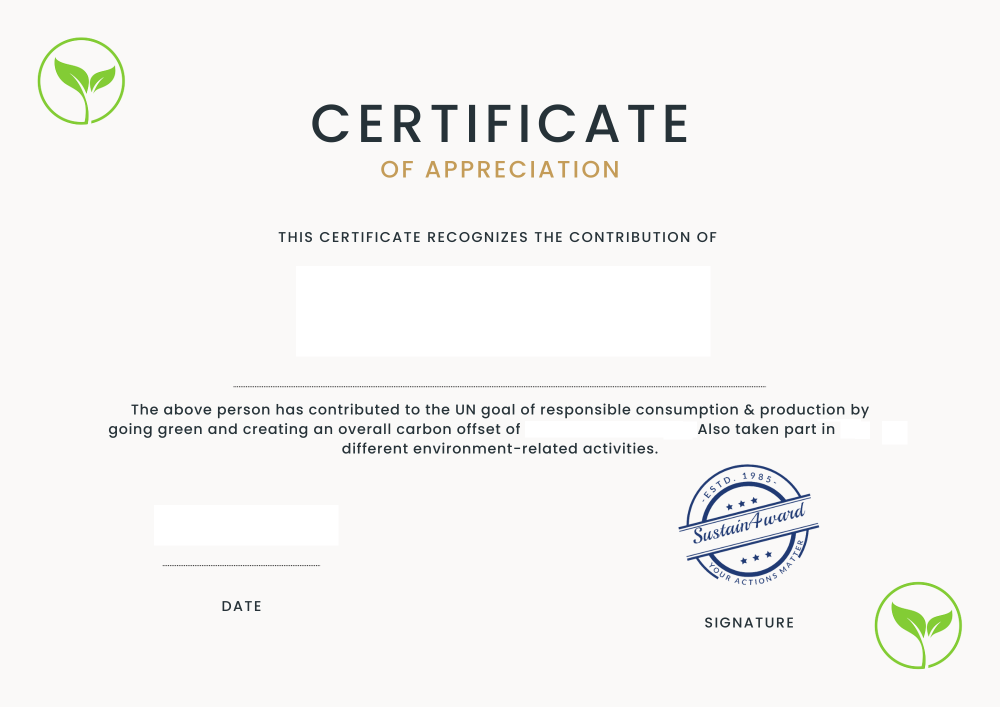
#> input picture certificationsys/raw.png, 2000 x 1414 px (shown at 1/2 size)
$ python generate.py
#> lines starting #> are read from the running program, lines starting #| are printed output that depends on the picture
from PIL import Image , ImageFont , ImageDraw
import datetime


def create_cert(name,offset,activities):
#> called with name = 'Sathvik', offset = 3, activities = 3
    raw = Image.open("./raw.png")
#> raw is the input picture: PIL image 2000x1414 RGBA; mean R, G, B, A 245.2, 244.9, 243.5, 255
    title_font = ImageFont.truetype("dacingscriptreg.ttf",165)
    sub_font = ImageFont.truetype("roboto.ttf",29)
    date_font = ImageFont.truetype("roboto.ttf",60)
    editable =  ImageDraw.Draw(raw)
    editable.text((720 - len(name) *16,520),name,(0,0,0),font= title_font)
    editable.text((1058 ,841),f"{offset} tons as of {datetime.date.today()}.",(40,40,40),font= sub_font)
    editable.text((1678 ,841),str(activities),(25,25,25),font= sub_font)
    editable.text((320 ,1020),f"{datetime.date.today()}",(25,25,25),font= date_font)
    raw.save("converted.png")
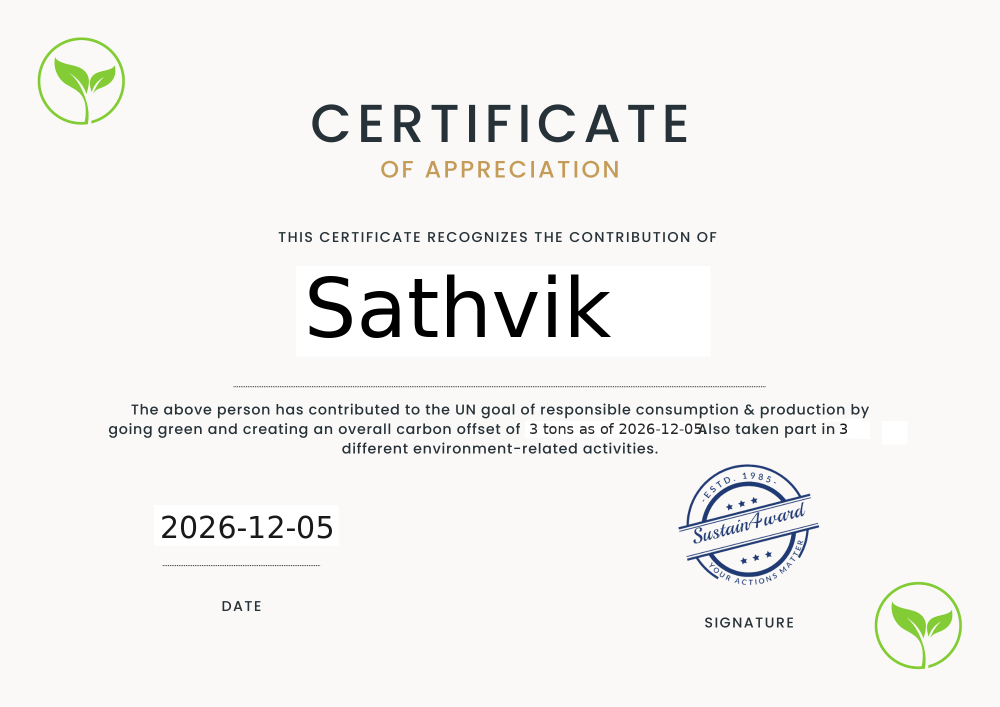
#> saved as converted.png: PIL image 2000x1414 RGBA (shown at 1/2 size); mean R, G, B, A 242.7, 242.4, 240.9, 255

create_cert("Sathvik",3,3)
